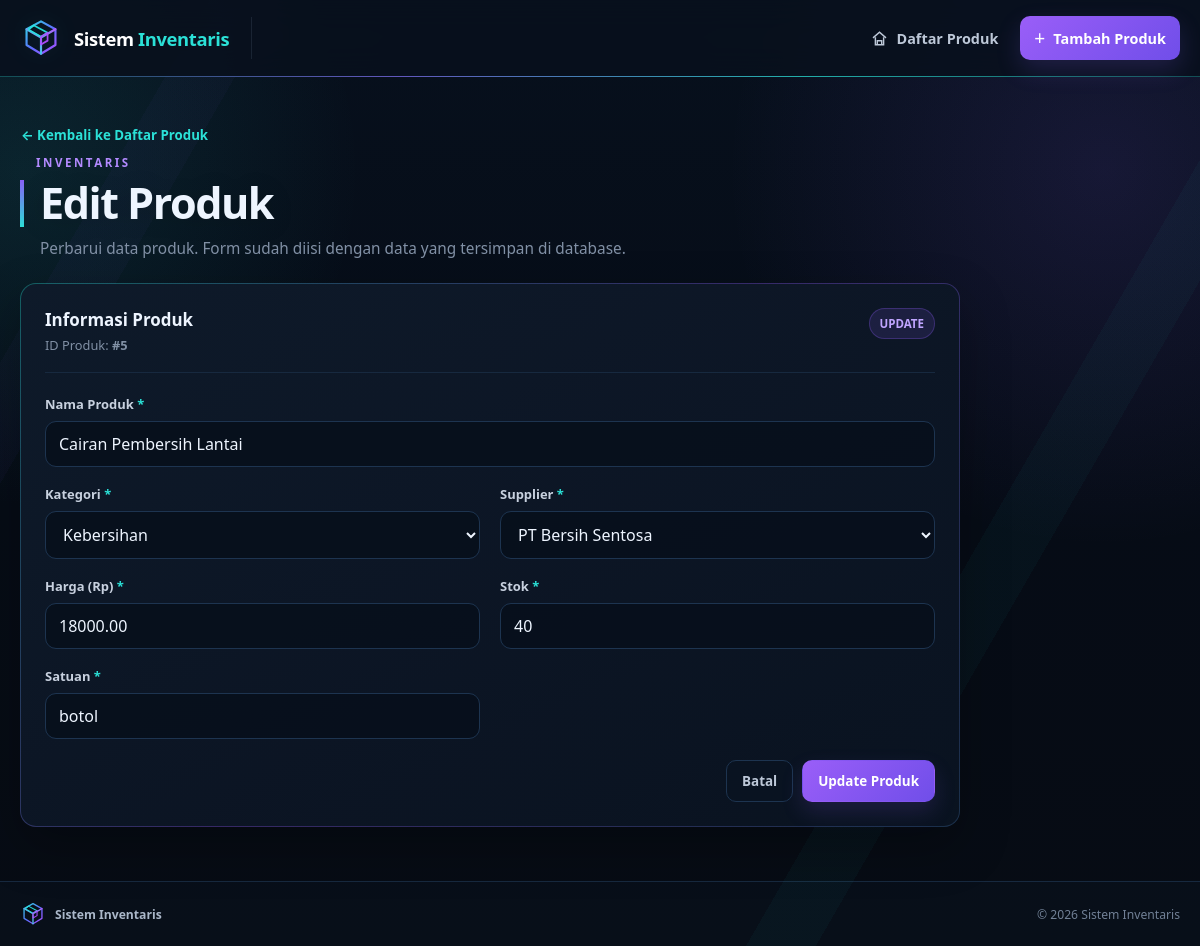
/edit.php?id=5, run on the app's committed database.
### tables this page shows
CREATE TABLE produk (
    id_produk INT AUTO_INCREMENT PRIMARY KEY,
    nama_produk VARCHAR(150) NOT NULL,
    id_kategori INT NOT NULL,
    id_supplier INT NOT NULL,
    stok INT NOT NULL DEFAULT 0,
    harga DECIMAL(12,2) NOT NULL DEFAULT 0,
    satuan VARCHAR(30) NOT NULL DEFAULT 'pcs',
    created_at TIMESTAMP DEFAULT CURRENT_TIMESTAMP,
    CONSTRAINT fk_produk_kategori FOREIGN KEY (id_kategori)
        REFERENCES kategori(id_kategori)
        ON DELETE RESTRICT
        ON UPDATE CASCADE,
    CONSTRAINT fk_produk_supplier FOREIGN KEY (id_supplier)
        REFERENCES supplier(id_supplier)
        ON DELETE RESTRICT
        ON UPDATE CASCADE
);

CREATE TABLE kategori (
    id_kategori INT AUTO_INCREMENT PRIMARY KEY,
    nama_kategori VARCHAR(100) NOT NULL,
    deskripsi VARCHAR(255) DEFAULT NULL,
    created_at TIMESTAMP DEFAULT CURRENT_TIMESTAMP
);

CREATE TABLE supplier (
    id_supplier INT AUTO_INCREMENT PRIMARY KEY,
    nama_supplier VARCHAR(100) NOT NULL,
    kontak VARCHAR(50) DEFAULT NULL,
    alamat VARCHAR(255) DEFAULT NULL,
    created_at TIMESTAMP DEFAULT CURRENT_TIMESTAMP
);

### config/helpers.php (called while the page is built, shortened)
<?php
function e($value): string
{
    return htmlspecialchars((string) $value, ENT_QUOTES, 'UTF-8');
}

### edit.php (the view, shortened to what this page needs)
<?php
require_once __DIR__ . '/config/helpers.php';
$db = Database::getInstance()->getConnection();
$id = $_GET['id'] ?? '';
$stmt = $db->prepare('SELECT * FROM produk WHERE id_produk = :id');
$stmt->bindValue(':id', (int) $id, PDO::PARAM_INT);
$stmt->execute();
$produk = $stmt->fetch();
$kategoriStmt = $db->prepare('SELECT id_kategori, nama_kategori FROM kategori ORDER BY nama_kategori ASC');
$kategoriStmt->execute();
$kategoriList = $kategoriStmt->fetchAll();
$supplierStmt = $db->prepare('SELECT id_supplier, nama_supplier FROM supplier ORDER BY nama_supplier ASC');
$supplierStmt->execute();
$supplierList = $supplierStmt->fetchAll();
include __DIR__ . '/includes/header.php';
?>
<section class="form-page-heading">
    <div>
        <a class="back-link" href="index.php">← Kembali ke Daftar Produk</a>
        <p class="eyebrow">INVENTARIS</p>
        <h1>Edit Produk</h1>
        <p class="page-description">Perbarui data produk. Form sudah diisi dengan data yang tersimpan di database.</p>
    </div>
</section>
<section class="form-card form-card-wide">
    <div class="form-card-top">
        <div>
            <h2>Informasi Produk</h2>
            <p>ID Produk: <strong>#<?php echo e($produk['id_produk']); ?></strong></p>
        </div>
        <span class="form-chip form-chip-edit">UPDATE</span>
    </div>
    <form method="post" action="proses_edit.php" class="product-form">
        <div class="form-group form-group-full">
            <label for="nama_produk">Nama Produk <span class="required-mark">*</span></label>
            <input type="text" id="nama_produk" name="nama_produk" required maxlength="150"
                   value="<?php echo e($produk['nama_produk']); ?>" autocomplete="off">
        </div>
        <div class="form-group">
            <label for="id_kategori">Kategori <span class="required-mark">*</span></label>
            <select id="id_kategori" name="id_kategori" required>
                <?php foreach ($kategoriList as $kategori): ?>
                    <option value="<?php echo e($kategori['id_kategori']); ?>"
                        <?php echo (int) $kategori['id_kategori'] === (int) $produk['id_kategori'] ? 'selected' : ''; ?> >
                        <?php echo e($kategori['nama_kategori']); ?>
                    </option>
                <?php endforeach; ?>
            </select>
        </div>
        <div class="form-group">
            <label for="id_supplier">Supplier <span class="required-mark">*</span></label>
            <select id="id_supplier" name="id_supplier" required>
                <?php foreach ($supplierList as $supplier): ?>
                    <option value="<?php echo e($supplier['id_supplier']); ?>"
                        <?php echo (int) $supplier['id_supplier'] === (int) $produk['id_supplier'] ? 'selected' : ''; ?> >
                        <?php echo e($supplier['nama_supplier']); ?>
                    </option>
                <?php endforeach; ?>
            </select>
        </div>
        <div class="form-group">
            <label for="harga">Harga (Rp) <span class="required-mark">*</span></label>
            <input type="number" id="harga" name="harga" required min="0" step="0.01"
                   value="<?php echo e($produk['harga']); ?>">
        </div>
        <div class="form-group">
            <label for="stok">Stok <span class="required-mark">*</span></label>
            <input type="number" id="stok" name="stok" required min="0" step="1"
                   value="<?php echo e($produk['stok']); ?>">
        </div>
        <div class="form-group">
            <label for="satuan">Satuan <span class="required-mark">*</span></label>
            <input type="text" id="satuan" name="satuan" required maxlength="30"
                   value="<?php echo e($produk['satuan']); ?>">
        </div>
        <div class="form-actions form-group-full">
            <a href="index.php" class="btn btn-ghost">Batal</a>
            <button type="submit" class="btn btn-primary">Update Produk</button>
        </div>
    </form>
</section>
<?php include __DIR__ . '/includes/footer.php'; ?>

### data on the page
produk: id_produk "5", nama_produk "Cairan Pembersih Lantai", id_kategori "Kebersihan", id_supplier "PT Bersih Sentosa", harga "18000.00", stok "40", satuan "botol"
